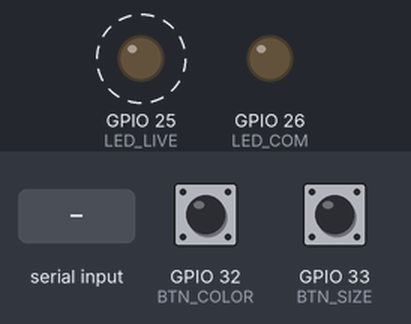
A sketch run on a simulated ESP32. Shown: output pins drawn as LEDs (lit = HIGH). Dashed ring = blinking. Inputs (shaded band) come from the test bench; at power-on: GPIO 32 (BTN_COLOR) HIGH, GPIO 33 (BTN_SIZE) HIGH. What the sketch prints to the serial monitor is not drawn.

Above: at 1.2 s.
1.3 s: "S" received over Serial
At 1.9 s:
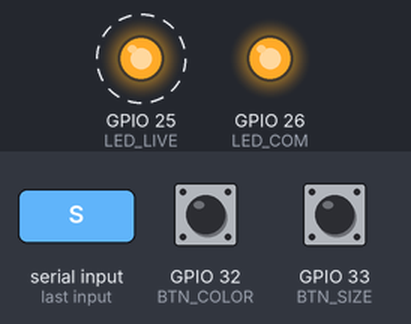
Timing chart, 0 to 10.3 s (numbered marks = the images above; inputs shaded):
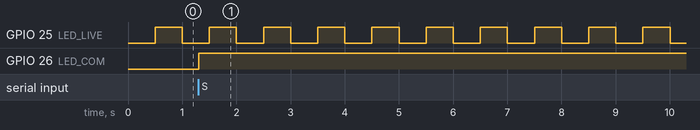

The sketch:

Ascii.ino
```cpp
#define LED_LIVE 25
#define LED_COM 26
#define BTN_COLOR 32
#define BTN_SIZE 33

static bool evPrintSizeOn = true;
static bool evPrintSizeOff = true;
static bool evPrintColorOn = true;
static bool evPrintColorOff = true;

static uint32_t sizeCube = 0;
static uint8_t ledReqState = LOW;

void serialComTask();
void beatTask();
void serialReqTask();

void setup() {
  pinMode(LED_COM, OUTPUT);
  Serial.begin(9600);
  serialReqTask();
  beatTask();
  serialComTask();
}

void loop() {
  serialReqTask();
  beatTask();
  serialComTask();
}

void serialReqTask() {
  enum class SerialReqStates {INIT, WAIT_REQST, LED_ON};
  static SerialReqStates serialReqState = SerialReqStates::INIT;
  static uint8_t ledReqState = LOW;

  switch (serialReqState) {
    case SerialReqStates::INIT: {
        pinMode(LED_COM, OUTPUT);
        serialReqState = SerialReqStates::WAIT_REQST;
        break;
      }
    case SerialReqStates::WAIT_REQST: {
        switch (Serial.read())
        {
          case 'S': {
              serialReqState = SerialReqStates::LED_ON;
              break;
            }
        }
        break;
      }
    case SerialReqStates::LED_ON: {
        if (ledReqState == LOW)
          ledReqState = HIGH;
        else
          ledReqState = LOW;
        digitalWrite(LED_COM, ledReqState);
        serialReqState = SerialReqStates::WAIT_REQST;
        break;
      }
    default:
      break;

  }
}

void beatTask() {
  enum class BeatStates {INIT, BEATING};

  static BeatStates beatState = BeatStates::INIT;
  const uint32_t interval = 500;
  static uint32_t previousMillis = 0;
  static uint8_t ledState = LOW;

  switch (beatState) {
    case BeatStates::INIT:
      {
        digitalWrite(LED_LIVE, ledState);
        pinMode(LED_LIVE, OUTPUT);
        beatState = BeatStates::BEATING;
        break;
      }
    case BeatStates::BEATING: {
        if (millis() - previousMillis >= interval) {
          previousMillis = millis();
          if (ledState == LOW)
            ledState = HIGH;
          else
            ledState = LOW;
          digitalWrite(LED_LIVE, ledState);
        }
        break;
      }
    default:
      break;
  }
}

void serialComTask() {
  enum class SerialComStates {INIT, PRESS_BUTTON};
  static SerialComStates serialComState = SerialComStates::INIT;

  switch (serialComState) {
    case SerialComStates::INIT: {
        pinMode(BTN_SIZE, INPUT_PULLUP);
        pinMode(BTN_COLOR, INPUT_PULLUP);
        serialComState = SerialComStates::PRESS_BUTTON;
        break;
      }
    case SerialComStates::PRESS_BUTTON: {

        if (digitalRead(BTN_SIZE) == LOW && evPrintSizeOff == true) {
          sizeCube = 3;
          String message;
          message.concat(digitalRead(BTN_SIZE));
          message.concat(',');
          message.concat(sizeCube);
          Serial.println(message);
          evPrintSizeOff = false;
          evPrintSizeOn = true;
        }
        else if (digitalRead(BTN_SIZE) == HIGH && evPrintSizeOn == true) {
          sizeCube = 1;
          String message;
          message.concat(digitalRead(BTN_SIZE));
          message.concat(',');
          message.concat(sizeCube);
          Serial.println(message);
          evPrintSizeOff = true;
          evPrintSizeOn = false;
        }

        //delay(100);

        if (digitalRead(BTN_COLOR) == LOW && evPrintColorOff == true) {
          Serial.println(digitalRead(BTN_COLOR));
          evPrintColorOff = false;
          evPrintColorOn = true;
        }
        else if (digitalRead(BTN_COLOR) == HIGH && evPrintColorOn == true) {
          Serial.println(digitalRead(BTN_COLOR));
          evPrintColorOff = true;
          evPrintColorOn = false;
        }


        //delay(100);
        break;
      }
    default:
      break;
  }
}
```

Measured:
- after the input at 1.3 s, GPIO 26 (LED_COM): LOW → HIGH at once
- by itself, GPIO 25 (LED_LIVE): alternates HIGH for 0.50 s and LOW for 0.50 s
